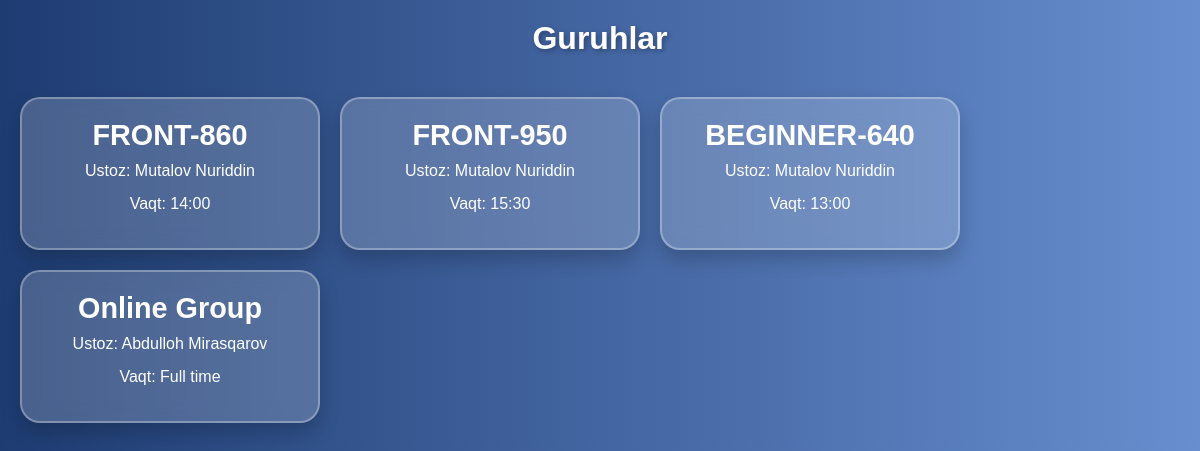
/dashboard/ (signed in), run on the app's committed database.
### accounts/models.py (models this page shows, shortened)
class Group(models.Model):
    name = models.CharField(max_length=100)
    time = models.CharField(max_length=30)
    teacher = models.CharField(max_length=100)

### accounts/views.py (the view)
# urls.py: path('dashboard/', group_list, name='group_list'),
def group_list(request):
    user_id = request.session.get('user_id')  # Sessiyadan foydalanuvchi ID ni olish
    if not user_id:
        return redirect('login')  # Sessiya mavjud emas
    user = User.objects.filter(id=user_id).first()  # Foydalanuvchini olish
    if not user:
        request.session.flush()  # Yaroqsiz sessiya tozalanadi
        return redirect('login')
    if user.is_admin:
        groups = Group.objects.all()  # Barcha guruhlarni olish
        return render(request, 'group_dashboard.html', {'groups': groups})
    return redirect('login')

### templates/group_dashboard.html (shortened to what this page needs)
{% load static %}
<!DOCTYPE html>
<html lang="en">
<head>
</head>
<body>
    <h1>Guruhlar</h1>
    <div class="card-container">
        {% for group in groups %}
        <a href="{% url 'group_students' group.id %}">
            <div class="card">
                <h2>{{ group.name }}</h2>
                <p>Ustoz: {{ group.teacher }}</p>
                <p>Vaqt: {{ group.time }}</p>
            </div>
        </a>
        {% endfor %}
    </div>
</body>
</html>

### data on the page
Group: name "FRONT-860", teacher "Mutalov Nuriddin", time "14:00"
Group: name "FRONT-950", teacher "Mutalov Nuriddin", time "15:30"
Group: name "BEGINNER-640", teacher "Mutalov Nuriddin", time "13:00"
Group: name "Online Group", teacher "Abdulloh Mirasqarov", time "Full time"
